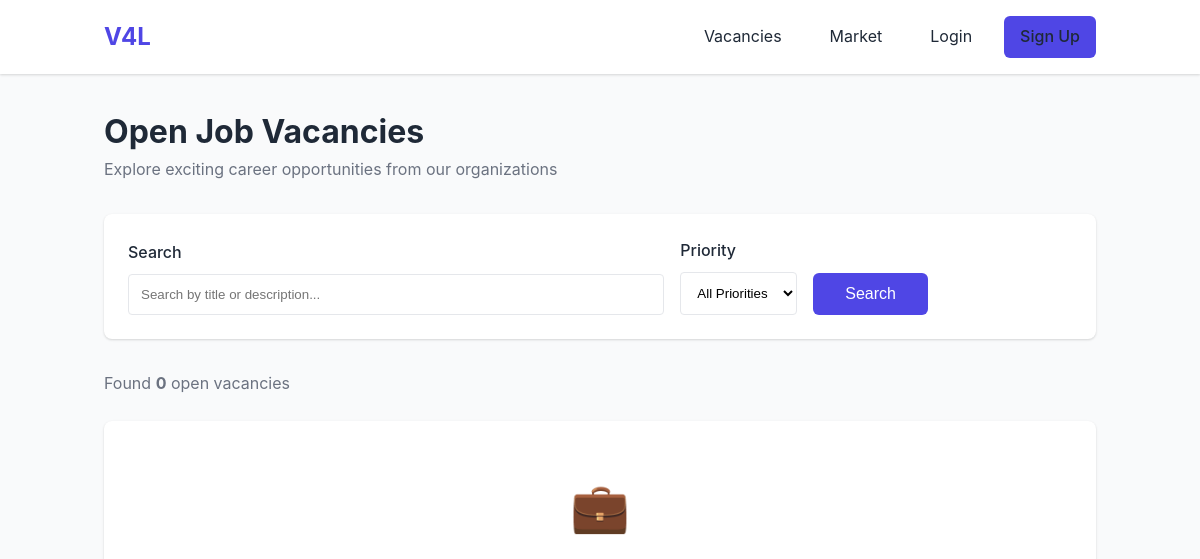
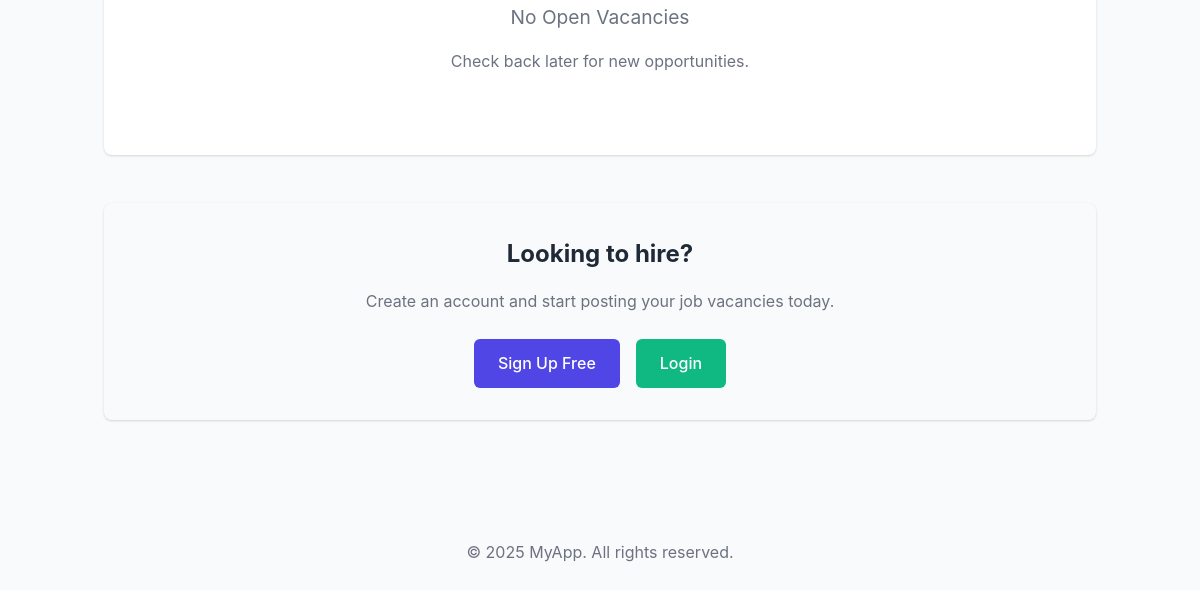
The app's page /public/vacancies/index.php, older data (2 pictures, top to bottom).
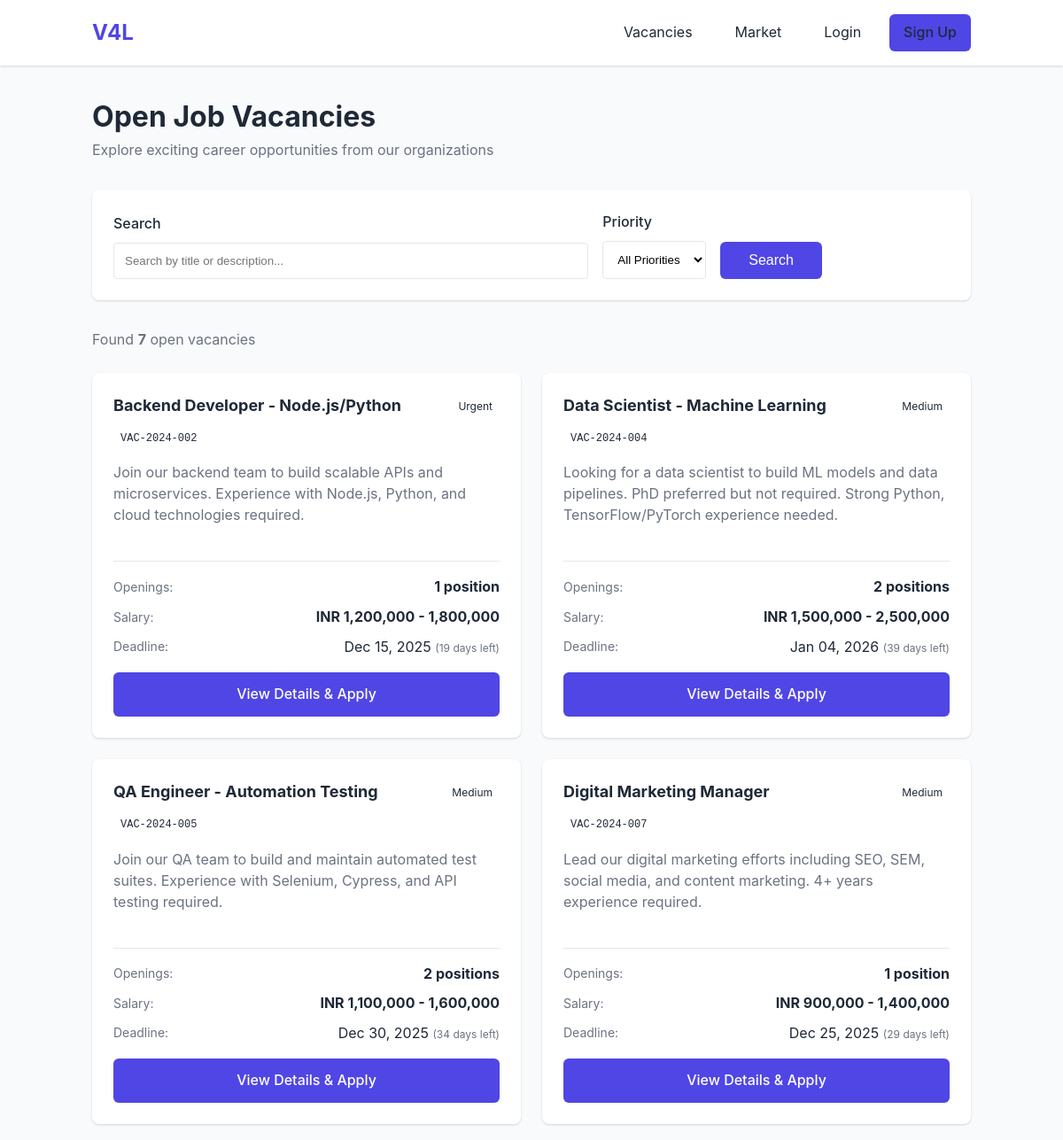
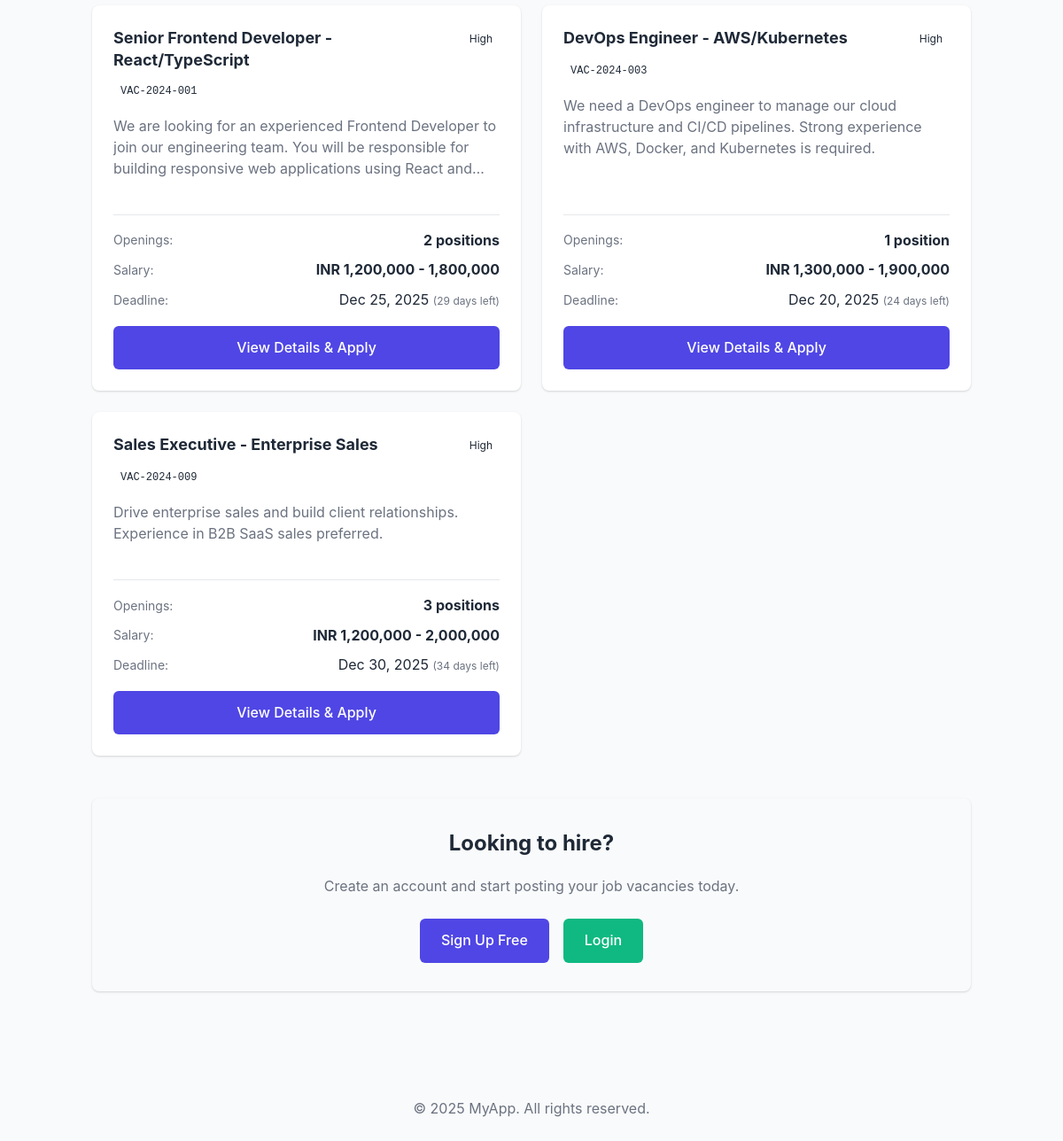
The same page, newer data (2 pictures, top to bottom).
### tables this page shows
CREATE TABLE organization_vacancies (
    id TEXT PRIMARY KEY,
    title TEXT NOT NULL,                              -- Vacancy title
    code TEXT UNIQUE,                                 -- Unique code (e.g., "VAC-2024-001")
    description TEXT,                                 -- Job description

    -- Foreign keys
    organization_id TEXT NOT NULL,                    -- Required: Organization posting vacancy
    organization_position_id TEXT NOT NULL,           -- Required: Position to fill
    organization_workstation_id TEXT,                 -- Optional: Specific workstation
    reports_to_user_id TEXT,                          -- Optional: Reporting manager

    -- Vacancy details
    vacancy_type TEXT DEFAULT 'new' CHECK(vacancy_type IN ('new', 'replacement', 'expansion')),
    priority TEXT DEFAULT 'medium' CHECK(priority IN ('low', 'medium', 'high', 'urgent')),
    openings_count INTEGER DEFAULT 1,                 -- Number of positions to fill

    -- Timeline
    posted_date TEXT,                                 -- When vacancy was posted
    application_deadline TEXT,                        -- Last date to apply
    target_start_date TEXT,                           -- Expected joining date
    target_end_date TEXT,                             -- For contract positions

    -- Salary and benefits
    salary_offered_min REAL,                          -- Minimum salary offered
    salary_offered_max REAL,                          -- Maximum salary offered
    salary_currency TEXT DEFAULT 'INR',               -- Currency code
    benefits TEXT,                                    -- Benefits description

    -- Application details
    application_method TEXT DEFAULT 'both' CHECK(application_method IN ('internal', 'external', 'both')),
    application_url TEXT,                             -- External application URL
    contact_person TEXT,                              -- Contact person name
    contact_email TEXT,                               -- Contact email
    contact_phone TEXT,                               -- Contact phone

    -- Status tracking
    status TEXT DEFAULT 'draft' CHECK(status IN ('draft', 'open', 'on_hold', 'filled', 'cancelled')),
    is_published INTEGER DEFAULT 0,                   -- Whether publicly visible
    published_at TEXT,                                -- When published
    filled_at TEXT,                                   -- When filled
    filled_by_user_id TEXT,                           -- User who filled the position

    -- Metadata
    views_count INTEGER DEFAULT 0,                    -- Number of views
    applications_count INTEGER DEFAULT 0,             -- Number of applications
    is_active INTEGER DEFAULT 1,
    sort_order INTEGER DEFAULT 0,

    -- Default audit fields
    created_by TEXT NOT NULL,
    created_at TEXT NOT NULL,
    updated_by TEXT,
    updated_at TEXT,
    deleted_by TEXT,
    deleted_at TEXT,

    FOREIGN KEY (organization_id) REFERENCES organizations(id),
    FOREIGN KEY (organization_position_id) REFERENCES organization_positions(id),
    FOREIGN KEY (organization_workstation_id) REFERENCES organization_workstations(id),
    FOREIGN KEY (reports_to_user_id) REFERENCES users(id),
    FOREIGN KEY (filled_by_user_id) REFERENCES users(id),
    FOREIGN KEY (created_by) REFERENCES users(id),
    FOREIGN KEY (updated_by) REFERENCES users(id),
    FOREIGN KEY (deleted_by) REFERENCES users(id)
);

### public/vacancies/index.php (the view, shortened to what the changed rows need)
<?php
require_once __DIR__ . '/../../src/includes/autoload.php';
$auth = new Auth();
$user = $auth->getCurrentUser(false);
$vacancyRepo = new OrganizationVacancyRepository();
$filters = [];
$vacanciesData = $vacancyRepo->findAllPublic(100, 0, $filters);
$totalCount = $vacancyRepo->countPublic($filters);
include __DIR__ . '/../../views/header.php';
?>
<div class="py-4">
    <div style="margin-bottom: 2rem;">
        <h1>Open Job Vacancies</h1>
    </div>
    <div style="margin-bottom: 1.5rem;">
        <p class="text-muted">
            Found <strong><?php echo $totalCount; ?></strong> open <?php echo $totalCount === 1 ? 'vacancy' : 'vacancies'; ?>
        </p>
    </div>
    <?php if (empty($vacanciesData)): ?>
        <div class="card" style="text-align: center; padding: 3rem 1rem;">
            <div style="font-size: 3rem; margin-bottom: 1rem;">💼</div>
            <p class="text-muted" style="font-size: 1.2rem; margin-bottom: 1rem;">No Open Vacancies</p>
            <p class="text-muted" style="margin-bottom: 2rem;">
                <?php if (!empty($_GET['search'])): ?>
                    Try adjusting your search terms or <a href="/vacancies">view all vacancies</a>.
                <?php else: ?>
                    Check back later for new opportunities.
                <?php endif; ?>
            </p>
        </div>
    <?php else: ?>
        <div style="display: grid; grid-template-columns: repeat(auto-fill, minmax(350px, 1fr)); gap: 1.5rem;">
            <?php foreach ($vacanciesData as $vacData): ?>
                <?php
                $vacancy = new OrganizationVacancy($vacData);
                $daysUntil = $vacancy->getDaysUntilDeadline();
                ?>
                <div class="card" style="display: flex; flex-direction: column; height: 100%; transition: transform 0.2s, box-shadow 0.2s; cursor: pointer;" onclick="window.location.href='/vacancies/view?id=<?php echo $vacData['id']; ?>'">
                    <div style="margin-bottom: 1rem;">
                        <div style="display: flex; justify-content: space-between; align-items: start; margin-bottom: 0.5rem;">
                            <h3 style="margin: 0; font-size: 1.125rem; line-height: 1.4;">
                                <?php echo htmlspecialchars($vacData['title']); ?>
                            </h3>
                            <span style="padding: 0.25rem 0.5rem; border-radius: 4px; font-size: 0.75rem; white-space: nowrap; margin-left: 0.5rem; <?php echo $vacancy->getPriorityBadgeClass(); ?>">
                                <?php echo ucfirst($vacData['priority']); ?>
                            </span>
                        </div>
                        <?php if (!empty($vacData['code'])): ?>
                            <code style="background: var(--bg-light); padding: 0.125rem 0.5rem; border-radius: 4px; font-size: 0.75rem;">
                                <?php echo htmlspecialchars($vacData['code']); ?>
                            </code>
                        <?php endif; ?>
                    </div>
                    <div style="margin-bottom: 1rem; flex-grow: 1;">
                        <p class="text-muted" style="line-height: 1.5; display: -webkit-box; -webkit-line-clamp: 3; -webkit-box-orient: vertical; overflow: hidden;">
                            <?php echo htmlspecialchars(substr($vacData['description'], 0, 200)); ?>
                        </p>
                    </div>
                    <div style="border-top: 1px solid var(--border-color); padding-top: 1rem; margin-top: auto;">
                        <div style="display: flex; justify-content: space-between; align-items: center; margin-bottom: 0.5rem;">
                            <span class="text-muted" style="font-size: 0.875rem;">Openings:</span>
                            <strong><?php echo $vacData['openings_count']; ?> <?php echo $vacData['openings_count'] === 1 ? 'position' : 'positions'; ?></strong>
                        </div>
                        <?php if (!empty($vacData['salary_offered_min']) || !empty($vacData['salary_offered_max'])): ?>
                            <div style="display: flex; justify-content: space-between; align-items: center; margin-bottom: 0.5rem;">
                                <span class="text-muted" style="font-size: 0.875rem;">Salary:</span>
                                <strong><?php echo $vacancy->getSalaryRangeFormatted(); ?></strong>
                            </div>
                        <?php endif; ?>
                        <?php if ($vacData['application_deadline']): ?>
                            <div style="display: flex; justify-content: space-between; align-items: center; margin-bottom: 0.5rem;">
                                <span class="text-muted" style="font-size: 0.875rem;">Deadline:</span>
                                <span style="<?php echo ($daysUntil !== null && $daysUntil < 7) ? 'color: #dc2626; font-weight: 600;' : ''; ?>">
                                    <?php echo date('M d, Y', strtotime($vacData['application_deadline'])); ?>
                                    <?php if ($daysUntil !== null && $daysUntil >= 0): ?>
                                        <span class="text-muted" style="font-size: 0.75rem;">
                                            (<?php echo $daysUntil === 0 ? 'Today!' : $daysUntil . ' days left'; ?>)
                                        </span>
                                    <?php endif; ?>
                                </span>
                            </div>
                        <?php endif; ?>
                        <a href="/vacancies/view?id=<?php echo $vacData['id']; ?>" class="btn btn-primary" style="width: 100%; margin-top: 1rem; text-align: center; display: block;" onclick="event.stopPropagation();">
                            View Details & Apply
                        </a>
                    </div>
                </div>
            <?php endforeach; ?>
        </div>
    <?php endif; ?>
    <?php if ($user): ?>
        <div class="card" style="margin-top: 3rem; background: linear-gradient(135deg, #667eea 0%, #764ba2 100%); color: white; text-align: center; padding: 2rem;">
            <h2 style="color: white; margin-bottom: 1rem;">Have job openings?</h2>
            <p style="margin-bottom: 1.5rem; opacity: 0.9;">Post your vacancies and connect with qualified candidates.</p>
            <a href="/organizations/departments/human_resource/vacancies/" class="btn" style="background: white; color: #667eea; padding: 0.75rem 2rem; font-weight: 600;">
                Manage Your Vacancies
            </a>
        </div>
    <?php else: ?>
        <div class="card" style="margin-top: 3rem; background: var(--bg-light); text-align: center; padding: 2rem;">
            <h2 style="margin-bottom: 1rem;">Looking to hire?</h2>
        </div>
    <?php endif; ?>
</div>
<?php include __DIR__ . '/../../views/footer.php'; ?>

Row changes from the older to the newer data that the page shows:
added organization_vacancies: title "Backend Developer - Node.js/Python", priority "Urgent", code "VAC-2024-002", description "Join our backend team to build scalable APIs and microservices. Experience with Node.js, Python, and cloud technologies required.", openings_count "1", shows "position", $vacancy->getSalaryRangeFormatted() "INR 1,200,000 - 1,800,000", application_deadline "Dec 15, 2025", application_deadline "19"
added organization_vacancies: title "Data Scientist - Machine Learning", priority "Medium", code "VAC-2024-004", description "Looking for a data scientist to build ML models and data pipelines. PhD preferred but not required. Strong Python, TensorFlow/PyTorch experience needed.", openings_count "2", shows "positions", $vacancy->getSalaryRangeFormatted() "INR 1,500,000 - 2,500,000", application_deadline "Jan 04, 2026", application_deadline "39"
added organization_vacancies: title "QA Engineer - Automation Testing", priority "Medium", code "VAC-2024-005", description "Join our QA team to build and maintain automated test suites. Experience with Selenium, Cypress, and API testing required.", openings_count "2", shows "positions", $vacancy->getSalaryRangeFormatted() "INR 1,100,000 - 1,600,000", application_deadline "Dec 30, 2025", application_deadline "34"
added organization_vacancies: title "Digital Marketing Manager", priority "Medium", code "VAC-2024-007", description "Lead our digital marketing efforts including SEO, SEM, social media, and content marketing. 4+ years experience required.", openings_count "1", shows "position", $vacancy->getSalaryRangeFormatted() "INR 900,000 - 1,400,000", application_deadline "Dec 25, 2025", application_deadline "29"
added organization_vacancies: title "Senior Frontend Developer - React/TypeScript", priority "High", code "VAC-2024-001", description "We are looking for an experienced Frontend Developer to join our engineering team. You will be responsible for building responsive web applications using React…", openings_count "2", shows "positions", $vacancy->getSalaryRangeFormatted() "INR 1,200,000 - 1,800,000", application_deadline "Dec 25, 2025", application_deadline "29"
added organization_vacancies: title "DevOps Engineer - AWS/Kubernetes", priority "High", code "VAC-2024-003", description "We need a DevOps engineer to manage our cloud infrastructure and CI/CD pipelines. Strong experience with AWS, Docker, and Kubernetes is required.", openings_count "1", shows "position", $vacancy->getSalaryRangeFormatted() "INR 1,300,000 - 1,900,000", application_deadline "Dec 20, 2025", application_deadline "24"
added organization_vacancies: title "Sales Executive - Enterprise Sales", priority "High", code "VAC-2024-009", description "Drive enterprise sales and build client relationships. Experience in B2B SaaS sales preferred.", openings_count "3", shows "positions", $vacancy->getSalaryRangeFormatted() "INR 1,200,000 - 2,000,000", application_deadline "Dec 30, 2025", application_deadline "34"
Text that changed along with them:
$totalCount: "0" → "7"
text no longer shown: "💼 No Open Vacancies Check back later for new opportunities."
